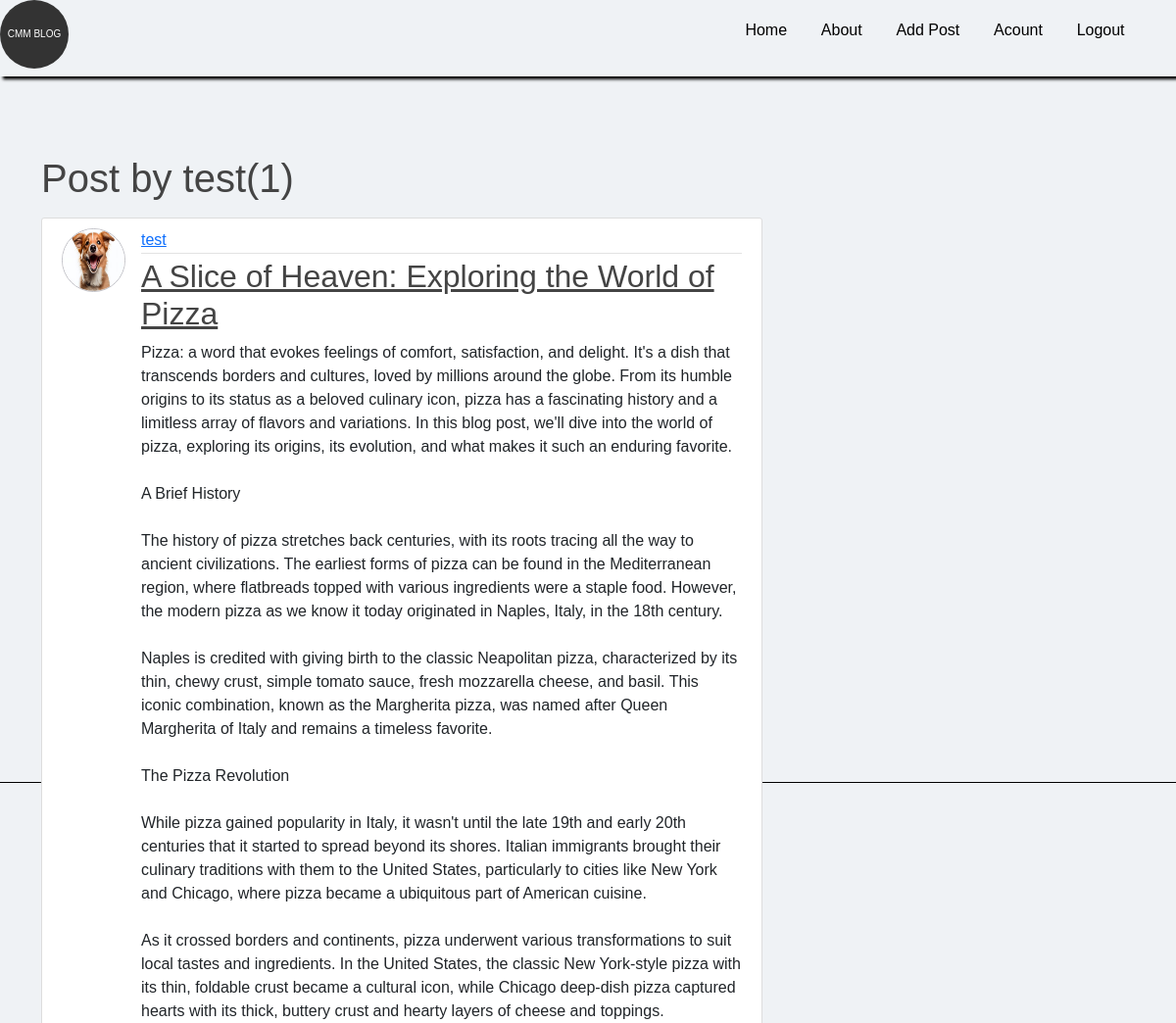
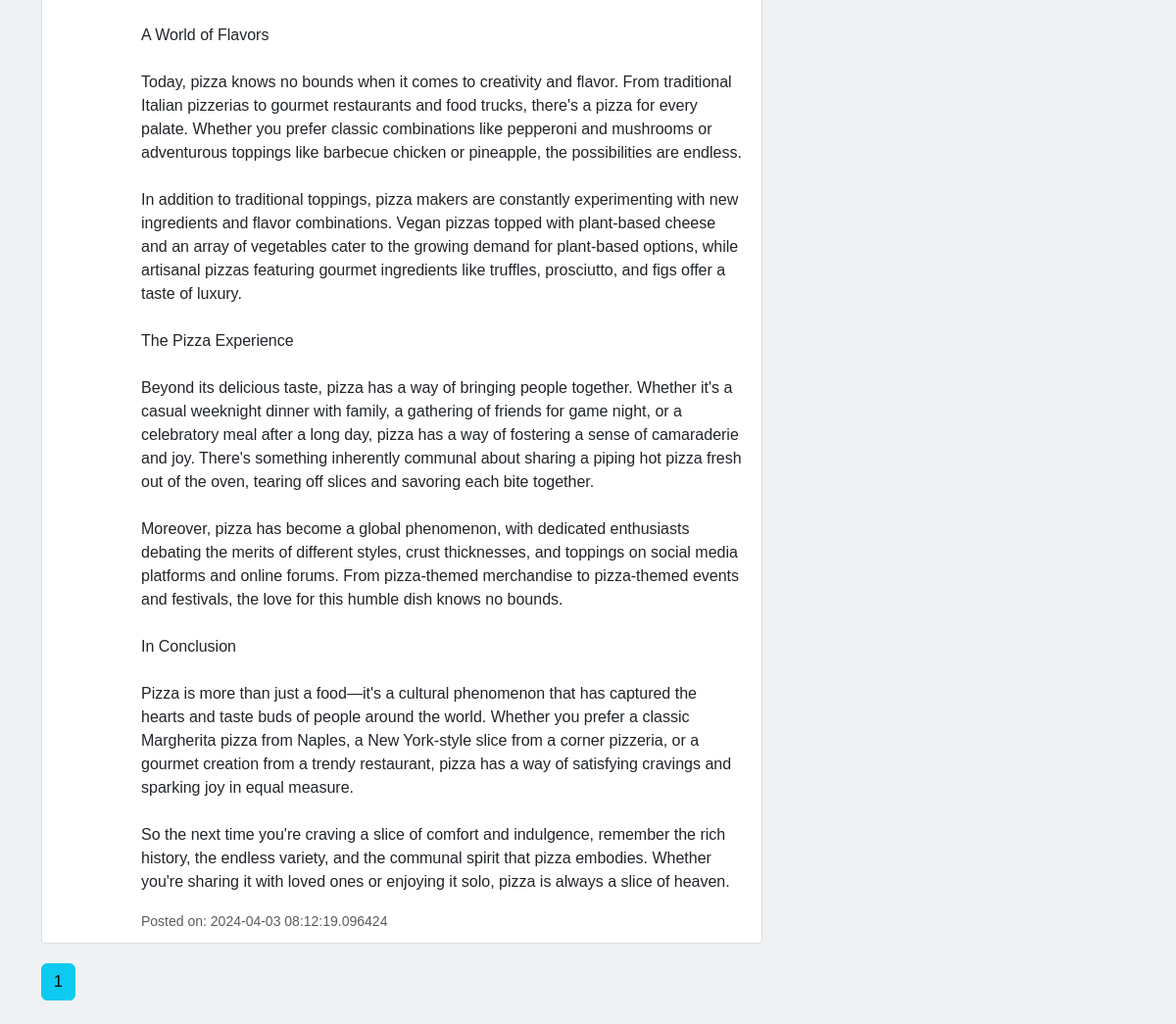
The app's page /user/test (signed in) with its own data (2 pictures, top to bottom).
### flaskblog/modules.py (models this page shows, shortened)
class User(db.Model,UserMixin):
    id = db.Column(db.Integer, primary_key=True)
    username = db.Column(db.String(20), unique=True, nullable=False)
    email = db.Column(db.String(120), unique=True, nullable=False)
    image_file = db.Column(db.String(20), nullable=False, default='default.jpg')
    password = db.Column(db.String(60), nullable=False)
    post = db.relationship('Post',backref='author',lazy=True, cascade='all, delete-orphan')

class Post(db.Model):
    id = db.Column(db.Integer, primary_key=True)
    title = db.Column(db.String(100), nullable=False)
    date_posted = db.Column(db.DateTime, nullable=False, default=datetime.utcnow)
    content = db.Column(db.Text(2000), nullable=False)
    user_id = db.Column(db.Integer(), db.ForeignKey('user.id'), nullable=False)

### flaskblog/routes.py (the view)
@app.route("/user/<string:username>")
@login_required
def user_posts(username):
    page = request.args.get('page',1,type=int)
    user = User.query.filter_by(username=username).first_or_404()
    posts=Post.query.filter_by(author=user)\
        .order_by(Post.date_posted.desc())\
        .paginate(page=page,per_page=2)
    return render_template("user_post.html",posts=posts,user=user)

### flaskblog/modules.py (called while the page is built)
@login_manager.user_loader
def load_user(user_id):
    return User.query.get(int(user_id))

### flaskblog/templates/user_post.html
{% extends "layout.html" %}
{% block body%}
<div style="height: 80vh;">
  <h1 class="mb-3">Post by {{user.username}}({{posts.total}})</h1>
    {% for post in posts.items %}
    <article class="media content-section">
      <img class="rounded-circle article-img" src="{{ url_for('static', filename='images/' + post.author.image_file) }}">
        <div class="media-body">
          <div class="article-metadata">
            <a class="mr-2" href="{{ url_for('user_posts', username=post.author.username) }}">{{ post.author.username }}</a>
          </div>
          <h2><a class="article-title" href="{{ url_for('post',post_id=post.id) }}">{{ post.title }}</a></h2>
          <p class="article-content">{{ post.content }}</p>
          <small class="text-muted">Posted on: {{ post.date_posted }}</small>
        </div>
      </article>
    {% endfor%}
    {% for page_num in posts.iter_pages(left_edge=1,right_edge=1,left_current=2,right_current=2)%}
      {% if page_num %}
        {% if posts.page == page_num %}
          <a class="btn btn-info mb-4" href="{{ url_for('user_posts', username=user.username,page=page_num) }}">{{ page_num }}</a>
        {% else %}
          <a class="btn btn-info mb-4" href="{{ url_for('user_posts',username=user.username, page=page_num) }}">{{ page_num }}</a>
        {%endif%}
      {% else %}
        ...
      {% endif %}
    {% endfor %}
</div>
{% endblock %}

### flaskblog/static/main.css (style rules this page uses)
* { margin: 0; padding: 0; box-sizing: border-box; font-family: sans-serif; }
body { background: rgb(239, 242, 245); }
h1, h2, h3, h4, h5, h6 { color: #444444; }
.content-section { background: #ffffff; padding: 10px 20px; border: 1px solid #dddddd; border-radius: 3px; margin-bottom: 20px; }
.article-title { color: #444444; }
.article-content { white-space: pre-line; }
.article-img { height: 65px; width: 65px; margin-right: 16px; }
.article-metadata { padding-bottom: 1px; margin-bottom: 4px; border-bottom: 1px solid #e3e3e3 }
.media { display: flex; }
.media img { border: 1px solid rgb(192, 192, 198); }

### records on screen
User: username "test"
Post: image_file (placeholder picture), author.username "test", title "A Slice of Heaven: Exploring the World of Pizza", content "Pizza: a word that evokes feelings of comfort, satisfaction, and delight. It's a dish that transcends borders and cultures, loved by millions around the globe. From its humble origins to its status as a beloved culinary icon, pizza has a fascinating history and a limitless array of flavors and variations. In this blog post, we'll dive into the world of pizza, exploring its origins, its evolution, and what makes it such an enduring favorite. A Brief History The history of pizza stretches back centuries, with its roots tracing all the way to ancient civilizations. The earliest forms of pizza can be found in the Mediterranean region, where flatbreads topped with various ingredients were a…", date_posted "2024-04-03 08:12:19.096424"

### other values on screen
{{ posts.total }} "1"
{{ page_num }} "1"
